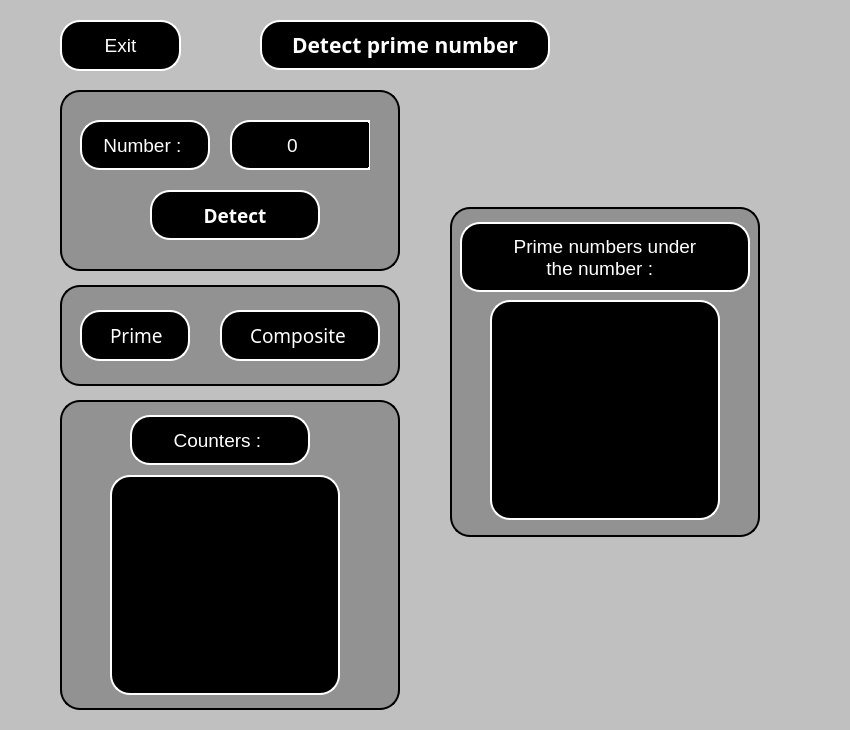
<?xml version="1.0" encoding="UTF-8"?>
<ui version="4.0">
 <class>MainWindow</class>
 <widget class="QMainWindow" name="MainWindow">
  <property name="geometry">
   <rect>
    <x>0</x>
    <y>0</y>
    <width>850</width>
    <height>730</height>
   </rect>
  </property>
  <property name="windowTitle">
   <string>MainWindow</string>
  </property>
  <property name="styleSheet">
   <string notr="true">QWidget{
background-color:#c0c0c0
}</string>
  </property>
  <widget class="QWidget" name="centralwidget">
   <widget class="QLabel" name="label_gif">
    <property name="geometry">
     <rect>
      <x>590</x>
      <y>10</y>
      <width>170</width>
      <height>170</height>
     </rect>
    </property>
    <property name="text">
     <string/>
    </property>
    <property name="pixmap">
     <pixmap>AAqY.gif</pixmap>
    </property>
    <property name="scaledContents">
     <bool>true</bool>
    </property>
   </widget>
   <widget class="QLabel" name="label_2">
    <property name="geometry">
     <rect>
      <x>80</x>
      <y>120</y>
      <width>130</width>
      <height>50</height>
     </rect>
    </property>
    <property name="font">
     <font>
      <family>Nirmala UI</family>
      <pointsize>14</pointsize>
     </font>
    </property>
    <property name="styleSheet">
     <string notr="true">QLabel{
background-color:black;
color:white;
border:2px solid white;
border-radius:20px
}</string>
    </property>
    <property name="text">
     <string>Number : </string>
    </property>
    <property name="alignment">
     <set>Qt::AlignCenter</set>
    </property>
   </widget>
   <widget class="QLabel" name="label_3">
    <property name="geometry">
     <rect>
      <x>260</x>
      <y>20</y>
      <width>290</width>
      <height>50</height>
     </rect>
    </property>
    <property name="font">
     <font>
      <family>Segoe UI Variable Display Semib</family>
      <pointsize>16</pointsize>
      <weight>75</weight>
      <bold>true</bold>
     </font>
    </property>
    <property name="styleSheet">
     <string notr="true">QLabel{
background-color:black;
color:white;
border:2px solid white;
border-radius:20px
}</string>
    </property>
    <property name="text">
     <string>Detect prime number</string>
    </property>
    <property name="alignment">
     <set>Qt::AlignCenter</set>
    </property>
   </widget>
   <widget class="QSpinBox" name="spinBox_number">
    <property name="geometry">
     <rect>
      <x>230</x>
      <y>120</y>
      <width>140</width>
      <height>50</height>
     </rect>
    </property>
    <property name="font">
     <font>
      <pointsize>14</pointsize>
     </font>
    </property>
    <property name="styleSheet">
     <string notr="true">QSpinBox{
background-color:black;
color:white;
border:2px solid white;
border-top-left-radius:20px;
border-bottom-left-radius:20px
}
QSpinBox:hover{
background-color:#444444
}</string>
    </property>
    <property name="alignment">
     <set>Qt::AlignCenter</set>
    </property>
   </widget>
   <widget class="QCheckBox" name="checkBox_prime">
    <property name="geometry">
     <rect>
      <x>80</x>
      <y>310</y>
      <width>110</width>
      <height>51</height>
     </rect>
    </property>
    <property name="font">
     <font>
      <family>MV Boli</family>
      <pointsize>14</pointsize>
     </font>
    </property>
    <property name="styleSheet">
     <string notr="true">QCheckBox{
background-color:black;
color:white;
border:2px solid white;
border-radius:20px;
padding:8px
}

QCheckBox:hover{
background-color:#444444
}</string>
    </property>
    <property name="text">
     <string>Prime</string>
    </property>
   </widget>
   <widget class="QCheckBox" name="checkBox_composite">
    <property name="geometry">
     <rect>
      <x>220</x>
      <y>310</y>
      <width>160</width>
      <height>51</height>
     </rect>
    </property>
    <property name="font">
     <font>
      <family>MV Boli</family>
      <pointsize>14</pointsize>
     </font>
    </property>
    <property name="styleSheet">
     <string notr="true">QCheckBox{
background-color:black;
color:white;
border:2px solid white;
border-radius:20px;
padding:8px
}
QCheckBox:hover{
background-color:#444444
}</string>
    </property>
    <property name="text">
     <string>Composite</string>
    </property>
   </widget>
   <widget class="QPushButton" name="pushButton_detect">
    <property name="geometry">
     <rect>
      <x>150</x>
      <y>190</y>
      <width>170</width>
      <height>50</height>
     </rect>
    </property>
    <property name="font">
     <font>
      <family>Segoe UI Semibold</family>
      <pointsize>14</pointsize>
      <weight>75</weight>
      <bold>true</bold>
     </font>
    </property>
    <property name="styleSheet">
     <string notr="true">QPushButton{
background-color:black;
color:white;
border:2px solid white;
border-radius:20px;
padding:8px
}
QPushButton:hover{
background-color:#444444
}
</string>
    </property>
    <property name="text">
     <string>Detect</string>
    </property>
   </widget>
   <widget class="QLabel" name="label_4">
    <property name="geometry">
     <rect>
      <x>60</x>
      <y>285</y>
      <width>340</width>
      <height>101</height>
     </rect>
    </property>
    <property name="styleSheet">
     <string notr="true">QLabel{
background-color:#929292;
border:2px solid black;
border-radius:20px
}</string>
    </property>
    <property name="text">
     <string/>
    </property>
   </widget>
   <widget class="QLabel" name="label_5">
    <property name="geometry">
     <rect>
      <x>60</x>
      <y>90</y>
      <width>340</width>
      <height>181</height>
     </rect>
    </property>
    <property name="styleSheet">
     <string notr="true">QLabel{
background-color:#929292;
border:2px solid black;
border-radius:20px
}</string>
    </property>
    <property name="text">
     <string/>
    </property>
   </widget>
   <widget class="QLabel" name="label_6">
    <property name="geometry">
     <rect>
      <x>460</x>
      <y>222</y>
      <width>290</width>
      <height>70</height>
     </rect>
    </property>
    <property name="font">
     <font>
      <family>Nirmala UI</family>
      <pointsize>14</pointsize>
     </font>
    </property>
    <property name="styleSheet">
     <string notr="true">QLabel{
background-color:black;
color:white;
border:2px solid white;
border-radius:20px
}</string>
    </property>
    <property name="text">
     <string>Prime numbers under
the number :  </string>
    </property>
    <property name="alignment">
     <set>Qt::AlignCenter</set>
    </property>
   </widget>
   <widget class="QLabel" name="label_7">
    <property name="geometry">
     <rect>
      <x>450</x>
      <y>207</y>
      <width>310</width>
      <height>330</height>
     </rect>
    </property>
    <property name="styleSheet">
     <string notr="true">QLabel{
background-color:#929292;
border:2px solid black;
border-radius:20px
}</string>
    </property>
    <property name="text">
     <string/>
    </property>
   </widget>
   <widget class="QListWidget" name="listWidget_prime_nums">
    <property name="geometry">
     <rect>
      <x>490</x>
      <y>300</y>
      <width>230</width>
      <height>220</height>
     </rect>
    </property>
    <property name="font">
     <font>
      <pointsize>14</pointsize>
     </font>
    </property>
    <property name="styleSheet">
     <string notr="true">QListWidget{
background-color:black;
color:white;
border:2px solid white;
border-radius:20px;
padding-left:85px;
padding-top:5px
}
QListWidget:hover{
background-color:#444444
}</string>
    </property>
   </widget>
   <widget class="QLabel" name="label_gif2">
    <property name="geometry">
     <rect>
      <x>430</x>
      <y>540</y>
      <width>360</width>
      <height>230</height>
     </rect>
    </property>
    <property name="text">
     <string/>
    </property>
    <property name="pixmap">
     <pixmap>1757252.gif</pixmap>
    </property>
    <property name="scaledContents">
     <bool>true</bool>
    </property>
   </widget>
   <widget class="QPushButton" name="pushButton_exit">
    <property name="geometry">
     <rect>
      <x>60</x>
      <y>20</y>
      <width>121</width>
      <height>51</height>
     </rect>
    </property>
    <property name="font">
     <font>
      <family>MS UI Gothic</family>
      <pointsize>14</pointsize>
     </font>
    </property>
    <property name="styleSheet">
     <string notr="true">QPushButton{
background-color:black;
color:white;
border:2px solid white;
border-radius:20px
}
QPushButton:hover{
background-color:#444444
}</string>
    </property>
    <property name="text">
     <string>Exit</string>
    </property>
   </widget>
   <widget class="QListWidget" name="listWidget_prime_nums_2">
    <property name="geometry">
     <rect>
      <x>110</x>
      <y>475</y>
      <width>230</width>
      <height>220</height>
     </rect>
    </property>
    <property name="font">
     <font>
      <pointsize>14</pointsize>
     </font>
    </property>
    <property name="styleSheet">
     <string notr="true">QListWidget{
background-color:black;
color:white;
border:2px solid white;
border-radius:20px;
padding-left:85px;
padding-top:5px
}
QListWidget:hover{
background-color:#444444
}</string>
    </property>
   </widget>
   <widget class="QLabel" name="label_8">
    <property name="geometry">
     <rect>
      <x>130</x>
      <y>415</y>
      <width>180</width>
      <height>50</height>
     </rect>
    </property>
    <property name="font">
     <font>
      <family>Nirmala UI</family>
      <pointsize>14</pointsize>
     </font>
    </property>
    <property name="styleSheet">
     <string notr="true">QLabel{
background-color:black;
color:white;
border:2px solid white;
border-radius:20px
}</string>
    </property>
    <property name="text">
     <string>Counters : </string>
    </property>
    <property name="alignment">
     <set>Qt::AlignCenter</set>
    </property>
   </widget>
   <widget class="QLabel" name="label_9">
    <property name="geometry">
     <rect>
      <x>60</x>
      <y>400</y>
      <width>340</width>
      <height>310</height>
     </rect>
    </property>
    <property name="styleSheet">
     <string notr="true">QLabel{
background-color:#929292;
border:2px solid black;
border-radius:20px
}</string>
    </property>
    <property name="text">
     <string/>
    </property>
   </widget>
   <zorder>label_7</zorder>
   <zorder>label_5</zorder>
   <zorder>label_4</zorder>
   <zorder>label_2</zorder>
   <zorder>label_3</zorder>
   <zorder>spinBox_number</zorder>
   <zorder>checkBox_prime</zorder>
   <zorder>checkBox_composite</zorder>
   <zorder>pushButton_detect</zorder>
   <zorder>label_6</zorder>
   <zorder>pushButton_exit</zorder>
   <zorder>label_9</zorder>
   <zorder>label_8</zorder>
   <zorder>listWidget_prime_nums_2</zorder>
   <zorder>label_gif2</zorder>
   <zorder>listWidget_prime_nums</zorder>
   <zorder>label_gif</zorder>
  </widget>
 </widget>
 <resources/>
 <connections/>
</ui>
